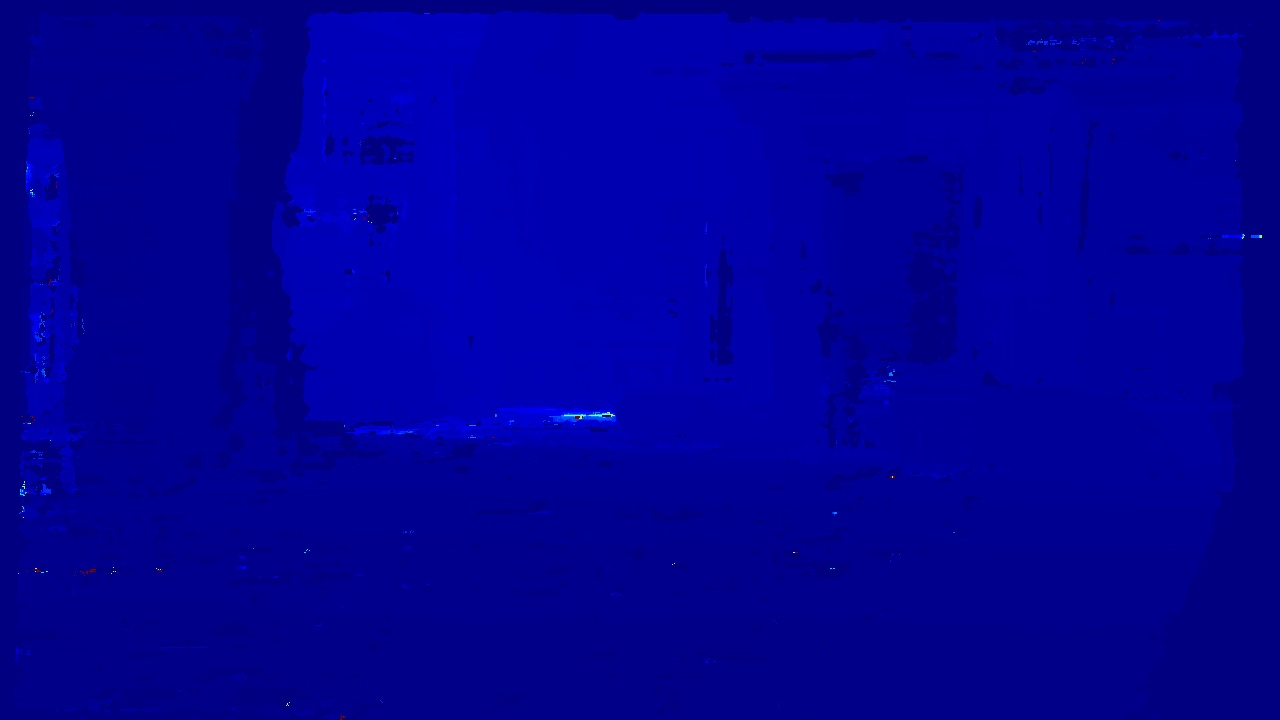
#> input picture data/panoramic/depth_20251116_195445.jpg, 1280 x 720 px; its folder holds only this picture in this run
$ python -i oakd_camera.py   (imports and definitions only)
#> lines starting #> are read from the running program, lines starting #| are printed output that depends on the picture
"""
OAK-D Camera wrapper that combines YOLO detection, RGB, and depth streams.
Uses DepthAI v2 API with a single combined pipeline.
"""

import os
import yaml
import json
import threading
import queue
import time
from pathlib import Path
import depthai as dai
import cv2
import numpy as np

from .yolo_detector import COCO_LABELS


class OakDCamera:
    """Main camera wrapper for OAK-D IOT-75 with YOLO, RGB, and depth."""

    def __init__(self, config_path=None, config=None):
        """
        Initialize OAK-D camera.

        Args:
            config_path: Path to camera config YAML file
            config: Configuration dictionary (overrides config_path)
        """
        # Load configuration
        if config is None:
            if config_path is None:
                config_path = Path(__file__).parent.parent.parent / "config" / "camera_config.yaml"
            with open(config_path, 'r') as f:
                config = yaml.safe_load(f)

        self.config = config
        self.camera_config = config.get('camera', {})
        self.yolo_config = config.get('yolo', {})
        self.depth_config = config.get('depth', {})

        # Model path
        model_path = self.yolo_config.get('model_path', 'data/models/yolov6n/yolov6n_openvino_2022.1_6shave.blob')
        if not Path(model_path).is_absolute():
            project_root = Path(__file__).parent.parent.parent
            model_path = project_root / model_path

        self.model_path = self._resolve_model_path(model_path)

        # Get input size from config or JSON
        input_size = tuple(self.yolo_config.get('input_size', [640, 352]))
        model_json_path = Path(self.model_path).parent / "yolov6n.json"
        if model_json_path.exists():
            try:
                with open(model_json_path, 'r') as f:
                    model_metadata = json.load(f)
                    input_size_str = model_metadata.get('nn_config', {}).get('input_size', '')
                    if input_size_str:
                        try:
                            w, h = map(int, input_size_str.split('x'))
                            input_size = (w, h)
                        except:
                            pass
            except Exception as e:
                print(f"[WARNING] Could not load model metadata: {e}")

        self.input_size = input_size
        self.video_size = (1280, 720)
        self.confidence_threshold = self.yolo_config.get('confidence_threshold', 0.5)
        self.labels = COCO_LABELS

        # Pipeline and device
        self.pipeline = None
        self.device = None
        self.running = False

        # Output queues
        self.q_video = None
        self.q_nn = None
        self.q_depth = None
        self.q_left = None
        self.q_right = None

        # Frame queues
        self.frame_queue = queue.Queue(maxsize=2)
        self.detection_queue = queue.Queue(maxsize=2)
        self.depth_queue = queue.Queue(maxsize=2)
        self.imu_queue = queue.Queue(maxsize=500)  # Large buffer for continuous IMU integration
        self.left_queue = queue.Queue(maxsize=2)
        self.right_queue = queue.Queue(maxsize=2)

        # FPS tracking
        self.fps = 0.0
        self.frame_count = 0
        self.last_fps_time = time.time()
        self.process_thread = None

        # Camera intrinsics (will be loaded from device)
        self.camera_intrinsics = None
        self.distortion_coeffs = None

        # IMU enable flag
        self.enable_imu = self.depth_config.get('enable_imu', True)
        self.enable_extended_disparity = self.depth_config.get('extended_disparity', True)

    # [422 lines left out: functions _resolve_model_path, create_pipeline, start, stop, _process_frames, get_rgb_frame and 3 more, not called in this run]

    def get_camera_intrinsics(self):
        """Get camera intrinsics matrix."""
        return self.camera_intrinsics

    def get_distortion_coeffs(self):
        """Get distortion coefficients."""
        return self.distortion_coeffs

    # [131 lines left out: functions get_all_data, draw_detections, get_stereo_frames, create_panoramic_view, not called in this run]

    def is_running(self):
        """Check if camera is running."""
        return self.running

    # [4 lines left out: function yolo_detector, not called in this run]

>>> import cv2
>>> picture = cv2.imread('../../data/panoramic/depth_20251116_195445.jpg', cv2.IMREAD_GRAYSCALE)
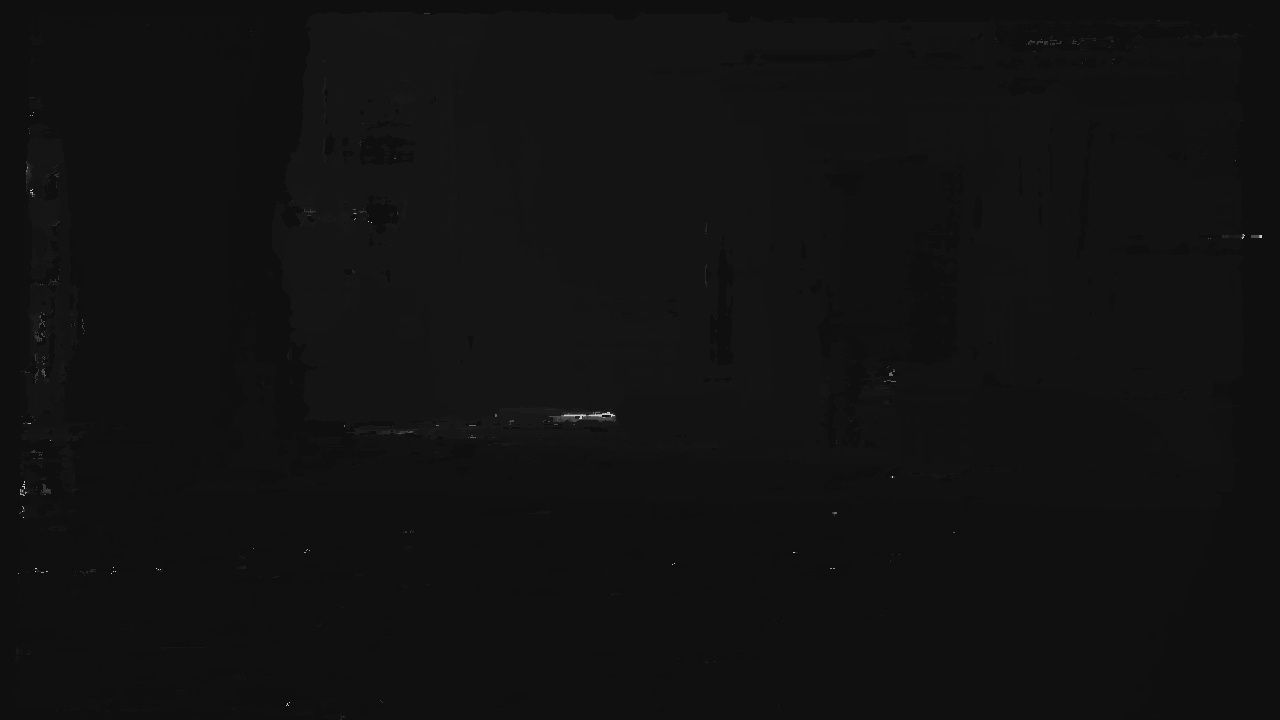
#> picture: shape (720, 1280); min 7, max 208, mean 17.4
#> (the run stopped early here; a loop or call above may not have finished)
